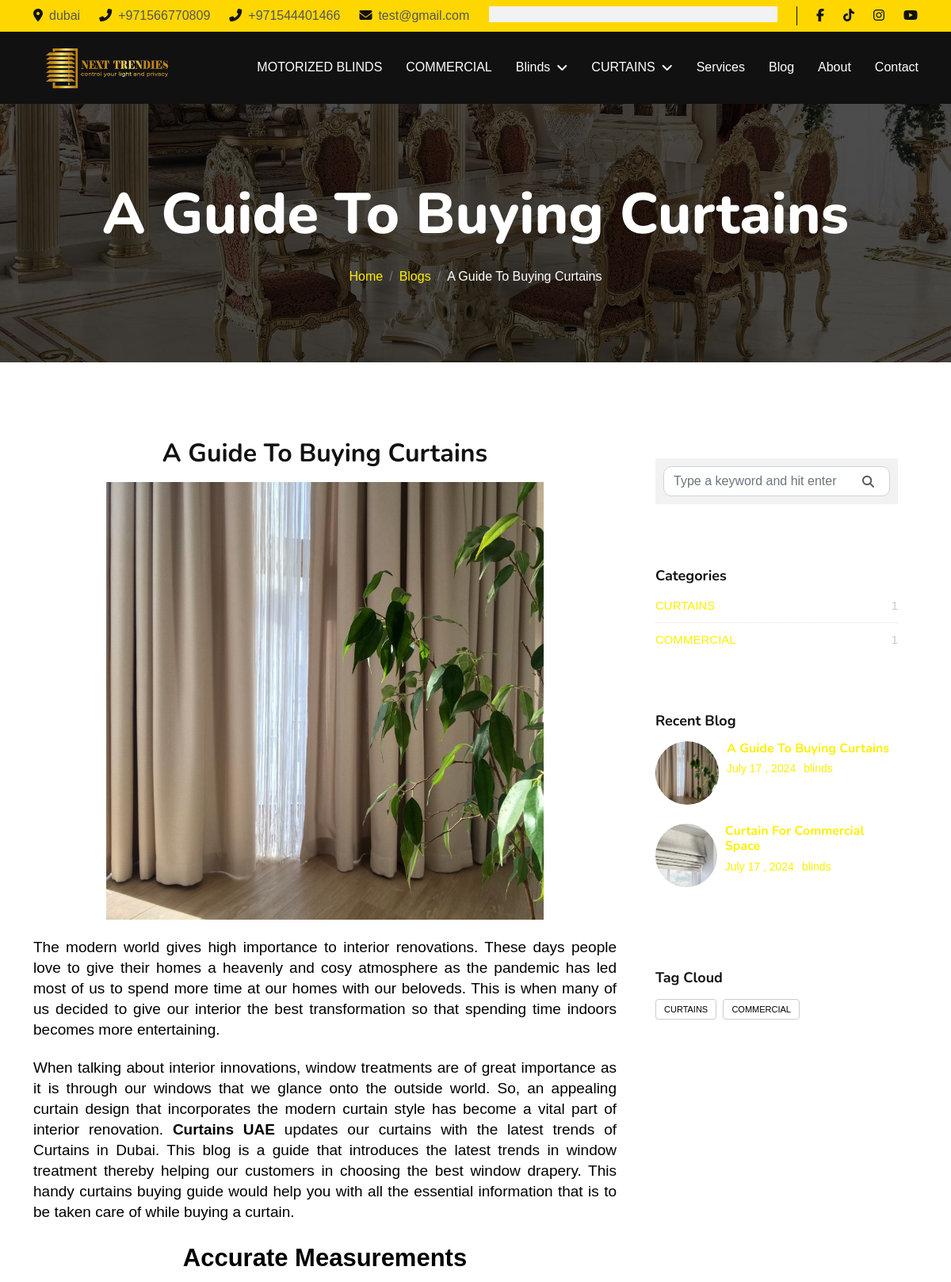
/blog/a-guide-to-buying-curtains (upper part), run on an earlier commit of the app's database.
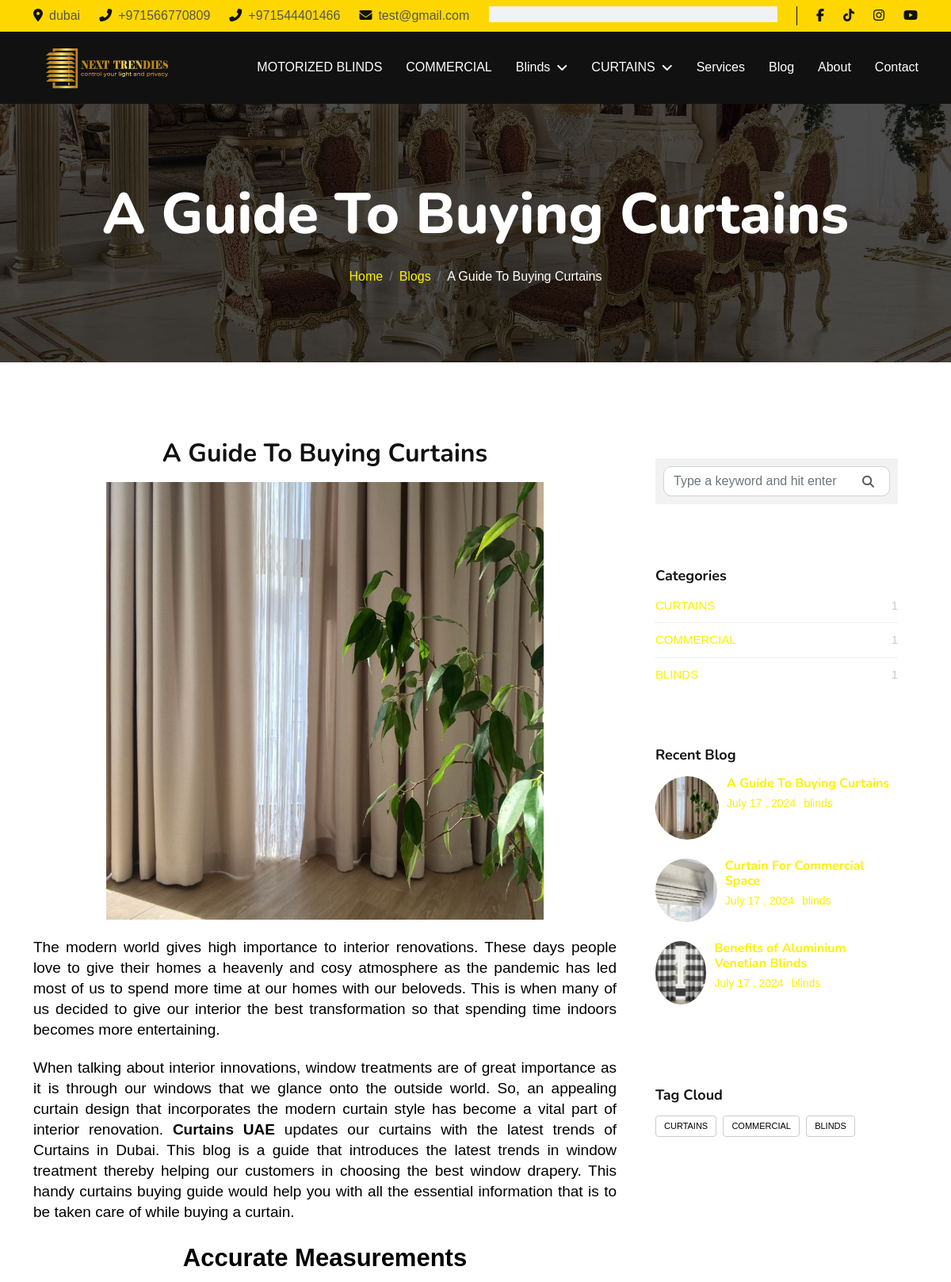
And on a later commit of the database.
### blog/models.py (models this page shows, shortened)
class Category(models.Model):
    name = models.CharField(max_length=60,unique=True)
    class Meta:
        verbose_name = ("Categories")
        verbose_name_plural = ("Categories")
    def __str__(self):
        return self.name

class Post(models.Model):
    auther = models.ForeignKey(User, related_name="post_auther",verbose_name=_('auther'), on_delete=models.CASCADE)
    title = models.CharField(max_length=100,verbose_name=_('title'),unique=True)
    tags = TaggableManager(_("tags"))
    image = models.ImageField(_("image"),upload_to='post/')
    created_at = models.DateTimeField( _("created_at"),default=timezone.now)
    description = models.TextField(_("description"),max_length=100000)
    category = models.ForeignKey('Category',related_name='post_category',verbose_name=_('category'),on_delete=models.CASCADE)
    slug = models.SlugField(_("slug"),null=True,blank=True)
    views = models.PositiveIntegerField(default=0)
    class Meta:
        verbose_name = ("Blogs")
        verbose_name_plural = ("Blogs")
    def __str__(self):
        return self.title
    def get_absolute_url(self):
        return reverse("post_detail", kwargs={"slug": self.slug})

### blog/views.py (the view)
# urls.py: path('<slug:slug>' , views.PostDetail.as_view() , name='post_detail'),
class PostDetail(DetailView):
    model = Post
    def get_context_data(self, **kwargs):
        context = super().get_context_data(**kwargs)
        context["categories"] = Category.objects.all().annotate(post_count=Count('post_category'))
        context["tags"] = Tag.objects.all()
        context["recent_posts"] = Post.objects.all().distinct()[:3]
        return context

### about/about_context.py (called while the page is built)
def about(request):
    about = About.objects.last()
    context = {
        'about':about,
    }
    return context

### products/context.py (called while the page is built)
def nav(request):
    blinds_nav = Blinds.objects.all()
    curtains_nav = Curtains.objects.all()
    context = {
        'blinds_nav':blinds_nav,
        'curtains_nav':curtains_nav
    }
    return context

### blog/templates/blog/post_detail.html (shortened to what this page needs)
{% extends "base.html" %}
{% load static %}
{% block body %}
        <div class="container-fluid page-header py-5">
            <div class="container text-center py-5">
                <h1 class="display-2 text-white mb-4 animated slideInDown">{{post}}</h1>
                <nav aria-label="breadcrumb">
                    <ol class="breadcrumb justify-content-center mb-0 animated slideInDown">
                        <li class="breadcrumb-item"><a href="/">Home</a></li>
                        <li class="breadcrumb-item"><a href="{% url 'post_list'%}">Blogs</a></li>
                        <li class="breadcrumb-item text-white" aria-current="page">{{post}}</li>
                    </ol>
                </nav>
            </div>
        </div>
         <section class="ftco-section ftco-degree-bg">
      <div class="container">
        <div class="row">
          <div class="col-md-8 ftco-animate">
            <h2 class="mb-3 text-center">{{post}}</h2>
            <div class="w-100 mb-3 text-center">
            <img class="w-75 mx-auto" src="{{post.image.url}}">
            </div>
            <p>{{post.description| safe}}</p>
          </div>
          <div class="col-md-4 sidebar ftco-animate">
            <div class="sidebar-box">
              <form action="{% url 'post_list' %}" method="GET" class="search-form">
                <div class="form-group">
                  <span class="icon fa fa-search"></span>
                  <input type="text" name="q" class="form-control" placeholder="Type a keyword and hit enter">
                </div>
              </form>
            </div>
            <div class="sidebar-box ftco-animate">
              <div class="categories">
                <h3>Categories</h3>
                {% for category in categories %}
                <li><a href="{% url 'post_by_category' category %}">{{category}} <span>{{category.post_count}}</span></a></li>
                {% endfor %}
              </div>
            </div>
            <div class="sidebar-box ftco-animate">
    <h3>Recent Blog</h3>
    {% for post in recent_posts %}
    <div class="block-21 mb-4 d-flex">
        <a class="blog-img mr-4" href="{{post.get_absolute_url}}">
            <img src="{{post.image.url}}" alt="post image" class="recent-post-img">
        </a>
        <div class="text">
            <h3 class="heading"><a href="{{post.get_absolute_url}}">{{post}}</a></h3>
            <div class="meta">
                <div><a href="{{post.get_absolute_url}}">{{post.created_at | date:'F j , Y'}}</a></div>
                <div><a href="{{post.get_absolute_url}}">{{post.auther}}</a></div>
            </div>
        </div>
    </div>
    {% endfor %}
</div>
            <div class="sidebar-box ftco-animate">
              <h3>Tag Cloud</h3>
              <div class="tagcloud">
                {% for tag in tags %}
                <a href="{% url 'post_by_tags' tag %}" class="tag-cloud-link">{{tag}}</a>
                {% endfor %}
              </div>
            </div>
          </div>
        </div>
      </div>
    </section>
{% endblock %}

What changed in the data, as far as the page shows it:
added Category: name "BLINDS", post_count "1"
added Post: image (picture), title "Benefits of Aluminium Venetian Blinds", created_at "July 17 , 2024", auther "blinds"
added Tag: name "BLINDS"
